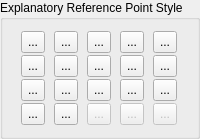
        <widget class="QGroupBox" name="gbPointStyle">
         <property name="sizePolicy">
          <sizepolicy hsizetype="Minimum" vsizetype="Minimum">
           <horstretch>0</horstretch>
           <verstretch>0</verstretch>
          </sizepolicy>
         </property>
         <property name="title">
          <string>Explanatory Reference Point Style</string>
         </property>
         <layout class="QGridLayout" name="gridLayout_13">
          <property name="spacing">
           <number>2</number>
          </property>
          <item row="3" column="1">
           <widget class="QToolButton" name="bBlankSquare">
            <property name="enabled">
             <bool>true</bool>
            </property>
            <property name="minimumSize">
             <size>
              <width>22</width>
              <height>22</height>
             </size>
            </property>
            <property name="text">
             <string>...</string>
            </property>
            <property name="icon">
             <iconset resource="../../../../../res/icons/icons.qrc">
              <normaloff>:/icons/point_blank_square.lci</normaloff>:/icons/point_blank_square.lci</iconset>
            </property>
            <property name="iconSize">
             <size>
              <width>40</width>
              <height>40</height>
             </size>
            </property>
            <property name="checkable">
             <bool>true</bool>
            </property>
            <property name="autoExclusive">
             <bool>true</bool>
            </property>
            <property name="popupMode">
             <enum>QToolButton::ToolButtonPopupMode::InstantPopup</enum>
            </property>
            <property name="autoRaise">
             <bool>false</bool>
            </property>
            <property name="arrowType">
             <enum>Qt::ArrowType::NoArrow</enum>
            </property>
           </widget>
          </item>
          <item row="4" column="2">
           <widget class="QToolButton" name="bPlusCircle">
            <property name="enabled">
             <bool>true</bool>
            </property>
            <property name="minimumSize">
             <size>
              <width>22</width>
              <height>22</height>
             </size>
            </property>
            <property name="text">
             <string>...</string>
            </property>
            <property name="icon">
             <iconset resource="../../../../../res/icons/icons.qrc">
              <normaloff>:/icons/point_plus_circle.lci</normaloff>:/icons/point_plus_circle.lci</iconset>
            </property>
            <property name="iconSize">
             <size>
              <width>40</width>
              <height>40</height>
             </size>
            </property>
            <property name="checkable">
             <bool>true</bool>
            </property>
            <property name="autoExclusive">
             <bool>true</bool>
            </property>
            <property name="popupMode">
             <enum>QToolButton::ToolButtonPopupMode::InstantPopup</enum>
            </property>
            <property name="autoRaise">
             <bool>false</bool>
            </property>
            <property name="arrowType">
             <enum>Qt::ArrowType::NoArrow</enum>
            </property>
           </widget>
          </item>
          <item row="0" column="1">
           <widget class="QToolButton" name="bCrossSquare">
            <property name="enabled">
             <bool>true</bool>
            </property>
            <property name="minimumSize">
             <size>
              <width>22</width>
              <height>22</height>
             </size>
            </property>
            <property name="text">
             <string>...</string>
            </property>
            <property name="icon">
             <iconset resource="../../../../../res/icons/icons.qrc">
              <normaloff>:/icons/point_cross_square.lci</normaloff>:/icons/point_cross_square.lci</iconset>
            </property>
            <property name="iconSize">
             <size>
              <width>40</width>
              <height>40</height>
             </size>
            </property>
            <property name="checkable">
             <bool>true</bool>
            </property>
            <property name="autoExclusive">
             <bool>true</bool>
            </property>
            <property name="popupMode">
             <enum>QToolButton::ToolButtonPopupMode::InstantPopup</enum>
            </property>
            <property name="autoRaise">
             <bool>false</bool>
            </property>
            <property name="arrowType">
             <enum>Qt::ArrowType::NoArrow</enum>
            </property>
           </widget>
          </item>
          <item row="2" column="1">
           <widget class="QToolButton" name="bTickCircleSquare">
            <property name="enabled">
             <bool>true</bool>
            </property>
            <property name="minimumSize">
             <size>
              <width>22</width>
              <height>22</height>
             </size>
            </property>
            <property name="text">
             <string>...</string>
            </property>
            <property name="icon">
             <iconset resource="../../../../../res/icons/icons.qrc">
              <normaloff>:/icons/point_tick_circle_square.lci</normaloff>:/icons/point_tick_circle_square.lci</iconset>
            </property>
            <property name="iconSize">
             <size>
              <width>40</width>
              <height>40</height>
             </size>
            </property>
            <property name="checkable">
             <bool>true</bool>
            </property>
            <property name="autoExclusive">
             <bool>true</bool>
            </property>
            <property name="popupMode">
             <enum>QToolButton::ToolButtonPopupMode::InstantPopup</enum>
            </property>
            <property name="autoRaise">
             <bool>false</bool>
            </property>
            <property name="arrowType">
             <enum>Qt::ArrowType::NoArrow</enum>
            </property>
           </widget>
          </item>
          <item row="0" column="5">
           <widget class="QToolButton" name="bDotSquare">
            <property name="enabled">
             <bool>true</bool>
            </property>
            <property name="minimumSize">
             <size>
              <width>22</width>
              <height>22</height>
             </size>
            </property>
            <property name="text">
             <string>...</string>
            </property>
            <property name="icon">
             <iconset resource="../../../../../res/icons/icons.qrc">
              <normaloff>:/icons/point_dot_square.lci</normaloff>:/icons/point_dot_square.lci</iconset>
            </property>
            <property name="iconSize">
             <size>
              <width>40</width>
              <height>40</height>
             </size>
            </property>
            <property name="checkable">
             <bool>true</bool>
            </property>
            <property name="autoExclusive">
             <bool>true</bool>
            </property>
            <property name="popupMode">
             <enum>QToolButton::ToolButtonPopupMode::InstantPopup</enum>
            </property>
            <property name="autoRaise">
             <bool>false</bool>
            </property>
            <property name="arrowType">
             <enum>Qt::ArrowType::NoArrow</enum>
            </property>
           </widget>
          </item>
          <item row="3" column="2">
           <widget class="QToolButton" name="bDotCircle">
            <property name="enabled">
             <bool>true</bool>
            </property>
            <property name="minimumSize">
             <size>
              <width>22</width>
              <height>22</height>
             </size>
            </property>
            <property name="text">
             <string>...</string>
            </property>
            <property name="icon">
             <iconset resource="../../../../../res/icons/icons.qrc">
              <normaloff>:/icons/point_dot_circle.lci</normaloff>:/icons/point_dot_circle.lci</iconset>
            </property>
            <property name="iconSize">
             <size>
              <width>40</width>
              <height>40</height>
             </size>
            </property>
            <property name="checkable">
             <bool>true</bool>
            </property>
            <property name="autoExclusive">
             <bool>true</bool>
            </property>
            <property name="popupMode">
             <enum>QToolButton::ToolButtonPopupMode::InstantPopup</enum>
            </property>
            <property name="autoRaise">
             <bool>false</bool>
            </property>
            <property name="arrowType">
             <enum>Qt::ArrowType::NoArrow</enum>
            </property>
           </widget>
          </item>
          <item row="4" column="1">
           <widget class="QToolButton" name="bCrossCircle">
            <property name="enabled">
             <bool>true</bool>
            </property>
            <property name="minimumSize">
             <size>
              <width>22</width>
              <height>22</height>
             </size>
            </property>
            <property name="text">
             <string>...</string>
            </property>
            <property name="icon">
             <iconset resource="../../../../../res/icons/icons.qrc">
              <normaloff>:/icons/point_cross_circle.lci</normaloff>:/icons/point_cross_circle.lci</iconset>
            </property>
            <property name="iconSize">
             <size>
              <width>40</width>
              <height>40</height>
             </size>
            </property>
            <property name="checkable">
             <bool>true</bool>
            </property>
            <property name="autoExclusive">
             <bool>true</bool>
            </property>
            <property name="popupMode">
             <enum>QToolButton::ToolButtonPopupMode::InstantPopup</enum>
            </property>
            <property name="autoRaise">
             <bool>false</bool>
            </property>
            <property name="arrowType">
             <enum>Qt::ArrowType::NoArrow</enum>
            </property>
           </widget>
          </item>
          <item row="4" column="3">
           <widget class="QToolButton" name="bBlank">
            <property name="enabled">
             <bool>false</bool>
            </property>
            <property name="minimumSize">
             <size>
              <width>22</width>
              <height>22</height>
             </size>
            </property>
            <property name="focusPolicy">
             <enum>Qt::FocusPolicy::TabFocus</enum>
            </property>
            <property name="text">
             <string>...</string>
            </property>
            <property name="icon">
             <iconset resource="../../../../../res/icons/icons.qrc">
              <normaloff>:/icons/point_blank.lci</normaloff>:/icons/point_blank.lci</iconset>
            </property>
            <property name="iconSize">
             <size>
              <width>40</width>
              <height>40</height>
             </size>
            </property>
            <property name="checkable">
             <bool>true</bool>
            </property>
            <property name="autoExclusive">
             <bool>true</bool>
            </property>
           </widget>
          </item>
          <item row="4" column="5">
           <widget class="QToolButton" name="bDot">
            <property name="enabled">
             <bool>false</bool>
            </property>
            <property name="minimumSize">
             <size>
              <width>22</width>
              <height>22</height>
             </size>
            </property>
            <property name="text">
             <string>...</string>
            </property>
            <property name="icon">
             <iconset resource="../../../../../res/icons/icons.qrc">
              <normaloff>:/icons/point_dot.lci</normaloff>:/icons/point_dot.lci</iconset>
            </property>
            <property name="iconSize">
             <size>
              <width>40</width>
              <height>40</height>
             </size>
            </property>
            <property name="checkable">
             <bool>true</bool>
            </property>
            <property name="autoExclusive">
             <bool>true</bool>
            </property>
            <property name="popupMode">
             <enum>QToolButton::ToolButtonPopupMode::InstantPopup</enum>
            </property>
            <property name="autoRaise">
             <bool>false</bool>
            </property>
            <property name="arrowType">
             <enum>Qt::ArrowType::NoArrow</enum>
            </property>
           </widget>
          </item>
          <item row="3" column="5">
           <widget class="QToolButton" name="bTickSquare">
            <property name="enabled">
             <bool>true</bool>
            </property>
            <property name="minimumSize">
             <size>
              <width>22</width>
              <height>22</height>
             </size>
            </property>
            <property name="text">
             <string>...</string>
            </property>
            <property name="icon">
             <iconset resource="../../../../../res/icons/icons.qrc">
              <normaloff>:/icons/point_tick_square.lci</normaloff>:/icons/point_tick_square.lci</iconset>
            </property>
            <property name="iconSize">
             <size>
              <width>40</width>
              <height>40</height>
             </size>
            </property>
            <property name="checkable">
             <bool>true</bool>
            </property>
            <property name="autoExclusive">
             <bool>true</bool>
            </property>
            <property name="popupMode">
             <enum>QToolButton::ToolButtonPopupMode::InstantPopup</enum>
            </property>
            <property name="autoRaise">
             <bool>false</bool>
            </property>
            <property name="arrowType">
             <enum>Qt::ArrowType::NoArrow</enum>
            </property>
           </widget>
          </item>
          <item row="2" column="2">
           <widget class="QToolButton" name="bTickCircle">
            <property name="enabled">
             <bool>true</bool>
            </property>
            <property name="minimumSize">
             <size>
              <width>22</width>
              <height>22</height>
             </size>
            </property>
            <property name="text">
             <string>...</string>
            </property>
            <property name="icon">
             <iconset resource="../../../../../res/icons/icons.qrc">
              <normaloff>:/icons/point_tick_circle.lci</normaloff>:/icons/point_tick_circle.lci</iconset>
            </property>
            <property name="iconSize">
             <size>
              <width>40</width>
              <height>40</height>
             </size>
            </property>
            <property name="checkable">
             <bool>true</bool>
            </property>
            <property name="autoExclusive">
             <bool>true</bool>
            </property>
            <property name="popupMode">
             <enum>QToolButton::ToolButtonPopupMode::InstantPopup</enum>
            </property>
            <property name="autoRaise">
             <bool>false</bool>
            </property>
            <property name="arrowType">
             <enum>Qt::ArrowType::NoArrow</enum>
            </property>
           </widget>
          </item>
          <item row="0" column="3">
           <widget class="QToolButton" name="bBlankCircleSquare">
            <property name="enabled">
             <bool>true</bool>
            </property>
            <property name="minimumSize">
             <size>
              <width>22</width>
              <height>22</height>
             </size>
            </property>
            <property name="text">
             <string>...</string>
            </property>
            <property name="icon">
             <iconset resource="../../../../../res/icons/icons.qrc">
              <normaloff>:/icons/point_blank_circle_square.lci</normaloff>:/icons/point_blank_circle_square.lci</iconset>
            </property>
            <property name="iconSize">
             <size>
              <width>40</width>
              <height>40</height>
             </size>
            </property>
            <property name="checkable">
             <bool>true</bool>
            </property>
            <property name="autoExclusive">
             <bool>true</bool>
            </property>
            <property name="popupMode">
             <enum>QToolButton::ToolButtonPopupMode::InstantPopup</enum>
            </property>
            <property name="autoRaise">
             <bool>false</bool>
            </property>
            <property name="arrowType">
             <enum>Qt::ArrowType::NoArrow</enum>
            </property>
           </widget>
          </item>
          <item row="4" column="4">
           <widget class="QToolButton" name="bTick">
            <property name="enabled">
             <bool>false</bool>
            </property>
            <property name="minimumSize">
             <size>
              <width>22</width>
              <height>22</height>
             </size>
            </property>
            <property name="text">
             <string>...</string>
            </property>
            <property name="icon">
             <iconset resource="../../../../../res/icons/icons.qrc">
              <normaloff>:/icons/point_tick.lci</normaloff>:/icons/point_tick.lci</iconset>
            </property>
            <property name="iconSize">
             <size>
              <width>40</width>
              <height>40</height>
             </size>
            </property>
            <property name="checkable">
             <bool>true</bool>
            </property>
            <property name="autoExclusive">
             <bool>true</bool>
            </property>
            <property name="popupMode">
             <enum>QToolButton::ToolButtonPopupMode::DelayedPopup</enum>
            </property>
            <property name="autoRaise">
             <bool>false</bool>
            </property>
            <property name="arrowType">
             <enum>Qt::ArrowType::NoArrow</enum>
            </property>
           </widget>
          </item>
          <item row="2" column="5">
           <widget class="QToolButton" name="bBlankCircle">
            <property name="enabled">
             <bool>true</bool>
            </property>
            <property name="minimumSize">
             <size>
              <width>22</width>
              <height>22</height>
             </size>
            </property>
            <property name="text">
             <string>...</string>
            </property>
            <property name="icon">
             <iconset resource="../../../../../res/icons/icons.qrc">
              <normaloff>:/icons/point_blank_circle.lci</normaloff>:/icons/point_blank_circle.lci</iconset>
            </property>
            <property name="iconSize">
             <size>
              <width>40</width>
              <height>40</height>
             </size>
            </property>
            <property name="checkable">
             <bool>true</bool>
            </property>
            <property name="autoExclusive">
             <bool>true</bool>
            </property>
            <property name="popupMode">
             <enum>QToolButton::ToolButtonPopupMode::InstantPopup</enum>
            </property>
            <property name="autoRaise">
             <bool>false</bool>
            </property>
            <property name="arrowType">
             <enum>Qt::ArrowType::NoArrow</enum>
            </property>
           </widget>
          </item>
          <item row="0" column="2">
           <widget class="QToolButton" name="bPlusCircleSquare">
            <property name="enabled">
             <bool>true</bool>
            </property>
            <property name="minimumSize">
             <size>
              <width>22</width>
              <height>22</height>
             </size>
            </property>
            <property name="text">
             <string>...</string>
            </property>
            <property name="icon">
             <iconset resource="../../../../../res/icons/icons.qrc">
              <normaloff>:/icons/point_plus_circle_square.lci</normaloff>:/icons/point_plus_circle_square.lci</iconset>
            </property>
            <property name="iconSize">
             <size>
              <width>40</width>
              <height>40</height>
             </size>
            </property>
            <property name="checkable">
             <bool>true</bool>
            </property>
            <property name="autoExclusive">
             <bool>true</bool>
            </property>
            <property name="popupMode">
             <enum>QToolButton::ToolButtonPopupMode::InstantPopup</enum>
            </property>
            <property name="autoRaise">
             <bool>false</bool>
            </property>
            <property name="arrowType">
             <enum>Qt::ArrowType::NoArrow</enum>
            </property>
           </widget>
          </item>
          <item row="3" column="4">
           <widget class="QToolButton" name="bCrossCircleSquare">
            <property name="enabled">
             <bool>true</bool>
            </property>
            <property name="minimumSize">
             <size>
              <width>22</width>
              <height>22</height>
             </size>
            </property>
            <property name="text">
             <string>...</string>
            </property>
            <property name="icon">
             <iconset resource="../../../../../res/icons/icons.qrc">
              <normaloff>:/icons/point_cross_circle_square.lci</normaloff>:/icons/point_cross_circle_square.lci</iconset>
            </property>
            <property name="iconSize">
             <size>
              <width>40</width>
              <height>40</height>
             </size>
            </property>
            <property name="checkable">
             <bool>true</bool>
            </property>
            <property name="autoExclusive">
             <bool>true</bool>
            </property>
            <property name="popupMode">
             <enum>QToolButton::ToolButtonPopupMode::InstantPopup</enum>
            </property>
            <property name="autoRaise">
             <bool>false</bool>
            </property>
            <property name="arrowType">
             <enum>Qt::ArrowType::NoArrow</enum>
            </property>
           </widget>
          </item>
          <item row="0" column="4">
           <widget class="QToolButton" name="bPlusSquare">
            <property name="enabled">
             <bool>true</bool>
            </property>
            <property name="minimumSize">
             <size>
              <width>22</width>
              <height>22</height>
             </size>
            </property>
            <property name="text">
             <string>...</string>
            </property>
            <property name="icon">
             <iconset resource="../../../../../res/icons/icons.qrc">
              <normaloff>:/icons/point_plus_square.lci</normaloff>:/icons/point_plus_square.lci</iconset>
            </property>
            <property name="iconSize">
             <size>
              <width>40</width>
              <height>40</height>
             </size>
            </property>
            <property name="checkable">
             <bool>true</bool>
            </property>
            <property name="autoExclusive">
             <bool>true</bool>
            </property>
            <property name="popupMode">
             <enum>QToolButton::ToolButtonPopupMode::InstantPopup</enum>
            </property>
            <property name="autoRaise">
             <bool>false</bool>
            </property>
            <property name="arrowType">
             <enum>Qt::ArrowType::NoArrow</enum>
            </property>
           </widget>
          </item>
          <item row="2" column="4">
           <widget class="QToolButton" name="bPlus">
            <property name="enabled">
             <bool>true</bool>
            </property>
            <property name="minimumSize">
             <size>
              <width>22</width>
              <height>22</height>
             </size>
            </property>
            <property name="text">
             <string>...</string>
            </property>
            <property name="icon">
             <iconset resource="../../../../../res/icons/icons.qrc">
              <normaloff>:/icons/point_plus.lci</normaloff>:/icons/point_plus.lci</iconset>
            </property>
            <property name="iconSize">
             <size>
              <width>40</width>
              <height>40</height>
             </size>
            </property>
            <property name="checkable">
             <bool>true</bool>
            </property>
            <property name="autoExclusive">
             <bool>true</bool>
            </property>
            <property name="popupMode">
             <enum>QToolButton::ToolButtonPopupMode::DelayedPopup</enum>
            </property>
            <property name="autoRaise">
             <bool>false</bool>
            </property>
            <property name="arrowType">
             <enum>Qt::ArrowType::NoArrow</enum>
            </property>
           </widget>
          </item>
          <item row="2" column="3">
           <widget class="QToolButton" name="bCross">
            <property name="enabled">
             <bool>true</bool>
            </property>
            <property name="minimumSize">
             <size>
              <width>22</width>
              <height>22</height>
             </size>
            </property>
            <property name="text">
             <string>...</string>
            </property>
            <property name="icon">
             <iconset resource="../../../../../res/icons/icons.qrc">
              <normaloff>:/icons/point_cross.lci</normaloff>:/icons/point_cross.lci</iconset>
            </property>
            <property name="iconSize">
             <size>
              <width>40</width>
              <height>40</height>
             </size>
            </property>
            <property name="checkable">
             <bool>true</bool>
            </property>
            <property name="autoExclusive">
             <bool>true</bool>
            </property>
            <property name="popupMode">
             <enum>QToolButton::ToolButtonPopupMode::InstantPopup</enum>
            </property>
            <property name="autoRaise">
             <bool>false</bool>
            </property>
            <property name="arrowType">
             <enum>Qt::ArrowType::NoArrow</enum>
            </property>
           </widget>
          </item>
          <item row="3" column="3">
           <widget class="QToolButton" name="bDotCircleSquare">
            <property name="enabled">
             <bool>true</bool>
            </property>
            <property name="minimumSize">
             <size>
              <width>22</width>
              <height>22</height>
             </size>
            </property>
            <property name="text">
             <string>...</string>
            </property>
            <property name="icon">
             <iconset resource="../../../../../res/icons/icons.qrc">
              <normaloff>:/icons/point_dot_circle_square.lci</normaloff>:/icons/point_dot_circle_square.lci</iconset>
            </property>
            <property name="iconSize">
             <size>
              <width>40</width>
              <height>40</height>
             </size>
            </property>
            <property name="checkable">
             <bool>true</bool>
            </property>
            <property name="autoExclusive">
             <bool>true</bool>
            </property>
            <property name="popupMode">
             <enum>QToolButton::ToolButtonPopupMode::InstantPopup</enum>
            </property>
            <property name="autoRaise">
             <bool>false</bool>
            </property>
            <property name="arrowType">
             <enum>Qt::ArrowType::NoArrow</enum>
            </property>
           </widget>
          </item>
         </layout>
        </widget>
